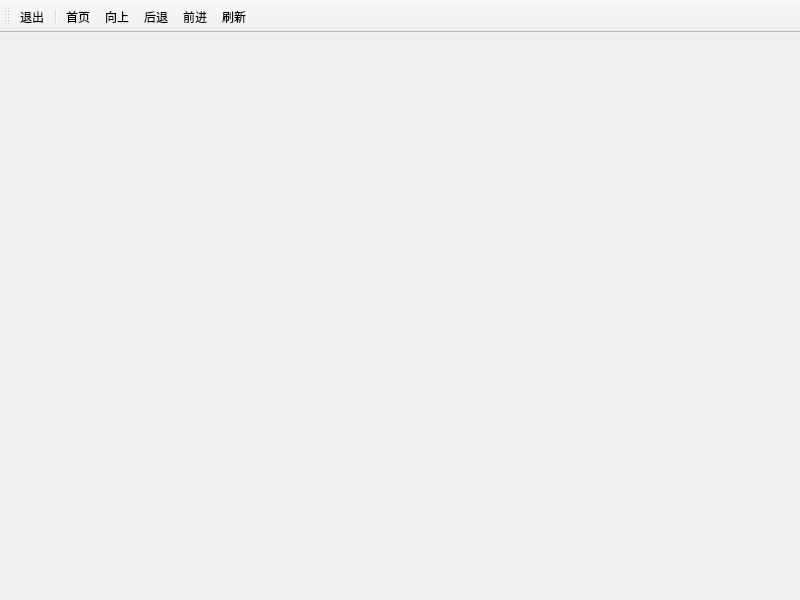
<?xml version="1.0" encoding="UTF-8"?>
<ui version="4.0">
 <class>HelpForm</class>
 <widget class="QMainWindow" name="HelpForm">
  <property name="geometry">
   <rect>
    <x>0</x>
    <y>0</y>
    <width>800</width>
    <height>600</height>
   </rect>
  </property>
  <property name="windowTitle">
   <string>MainWindow</string>
  </property>
  <widget class="QWidget" name="centralwidget"/>
  <widget class="QToolBar" name="toolBar">
   <property name="windowTitle">
    <string>toolBar</string>
   </property>
   <property name="iconSize">
    <size>
     <width>24</width>
     <height>24</height>
    </size>
   </property>
   <property name="toolButtonStyle">
    <enum>Qt::ToolButtonTextBesideIcon</enum>
   </property>
   <attribute name="toolBarArea">
    <enum>TopToolBarArea</enum>
   </attribute>
   <attribute name="toolBarBreak">
    <bool>false</bool>
   </attribute>
   <addaction name="action_quit"/>
   <addaction name="separator"/>
   <addaction name="action_home"/>
   <addaction name="action_up"/>
   <addaction name="action_back"/>
   <addaction name="action_forward"/>
   <addaction name="action_refresh"/>
  </widget>
  <action name="action_back">
   <property name="icon">
    <iconset resource="resouce.qrc">
     <normaloff>:/image/resource/1x.png</normaloff>:/image/resource/1x.png</iconset>
   </property>
   <property name="text">
    <string>后退</string>
   </property>
   <property name="toolTip">
    <string>后退</string>
   </property>
  </action>
  <action name="action_forward">
   <property name="icon">
    <iconset resource="resouce.qrc">
     <normaloff>:/image/resource/1w.png</normaloff>:/image/resource/1w.png</iconset>
   </property>
   <property name="text">
    <string>前进</string>
   </property>
   <property name="toolTip">
    <string>前进</string>
   </property>
  </action>
  <action name="action_quit">
   <property name="icon">
    <iconset resource="resouce.qrc">
     <normaloff>:/image/resource/2p.png</normaloff>:/image/resource/2p.png</iconset>
   </property>
   <property name="text">
    <string>退出</string>
   </property>
   <property name="toolTip">
    <string>退出</string>
   </property>
  </action>
  <action name="action_home">
   <property name="icon">
    <iconset resource="resouce.qrc">
     <normaloff>:/image/resource/2k.png</normaloff>:/image/resource/2k.png</iconset>
   </property>
   <property name="text">
    <string>首页</string>
   </property>
   <property name="toolTip">
    <string>首页</string>
   </property>
  </action>
  <action name="action_up">
   <property name="icon">
    <iconset resource="resouce.qrc">
     <normaloff>:/image/resource/1s.png</normaloff>:/image/resource/1s.png</iconset>
   </property>
   <property name="text">
    <string>向上</string>
   </property>
   <property name="toolTip">
    <string>向上</string>
   </property>
  </action>
  <action name="action_refresh">
   <property name="icon">
    <iconset resource="resouce.qrc">
     <normaloff>:/image/resource/1p.png</normaloff>:/image/resource/1p.png</iconset>
   </property>
   <property name="text">
    <string>刷新</string>
   </property>
   <property name="toolTip">
    <string>刷新</string>
   </property>
  </action>
 </widget>
 <resources>
  <include location="resouce.qrc"/>
 </resources>
 <connections/>
</ui>
